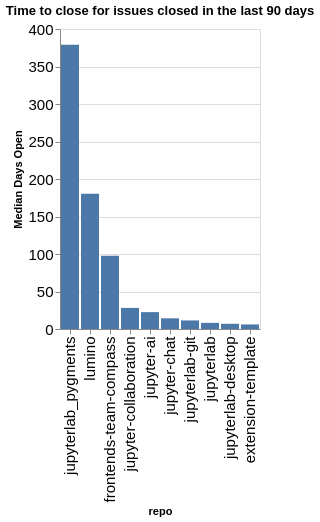

The notebook cell this image was saved under:
### Code cell
time_open = closed.groupby(['org', 'repo']).agg({'time_open': 'median'}).reset_index()
time_open['time_open'] = time_open['time_open'] / (60 * 60 * 24)
time_open['org/repo'] = time_open.apply(lambda a: a['org'] + '/' + a['repo'], axis=1)
sorted_vals = time_open.sort_values(['org', 'time_open'], ascending=False)['repo'].values
alt.Chart(data=time_open, title=f"Time to close for issues closed in the last {n_days} days").mark_bar().encode(
    x=alt.X('repo', sort=alt.Sort(sorted_vals.tolist())),
    y=alt.Y('time_open', title="Median Days Open"),
)

### Figure 1 — Vega-Lite specification as saved in the notebook (floating-point values rounded to 4 significant figures)
{"config": {"axisLeft": {"labelFontSize": 15}, "axisBottom": {"labelFontSize": 15}}, "data": {"name": "data-346d019cb2f70752014b2f65ed1969c4"}, "mark": {"type": "bar"}, "encoding": {"x": {"field": "repo", "sort": ["jupyterlab_pygments", "lumino", "frontends-team-compass", "jupyter-collaboration", "jupyter-ai", "jupyter-chat", "jupyterlab-git", "jupyterlab", "jupyterlab-desktop", "extension-template"], "type": "nominal"}, "y": {"field": "time_open", "title": "Median Days Open", "type": "quantitative"}}, "title": "Time to close for issues closed in the last 90 days", "$schema": "https://vega.github.io/schema/vega-lite/v5.20.1.json", "datasets": {"data-346d019cb2f70752014b2f65ed1969c4": [{"org": "jupyterlab", "repo": "extension-template", "time_open": 6.079, "org/repo": "jupyterlab/extension-template"}, {"org": "jupyterlab", "repo": "frontends-team-compass", "time_open": 97.81, "org/repo": "jupyterlab/frontends-team-compass"}, {"org": "jupyterlab", "repo": "jupyter-ai", "time_open": 22.5, "org/repo": "jupyterlab/jupyter-ai"}, {"org": "jupyterlab", "repo": "jupyter-chat", "time_open": 14.27, "org/repo": "jupyterlab/jupyter-chat"}, {"org": "jupyterlab", "repo": "jupyter-collaboration", "time_open": 28.1, "org/repo": "jupyterlab/jupyter-collaboration"}, {"org": "jupyterlab", "repo": "jupyterlab", "time_open": 8.182, "org/repo": "jupyterlab/jupyterlab"}, {"org": "jupyterlab", "repo": "jupyterlab-desktop", "time_open": 6.942, "org/repo": "jupyterlab/jupyterlab-desktop"}, {"org": "jupyterlab", "repo": "jupyterlab-git", "time_open": 11.42, "org/repo": "jupyterlab/jupyterlab-git"}, {"org": "jupyterlab", "repo": "jupyterlab_pygments", "time_open": 378.8, "org/repo": "jupyterlab/jupyterlab_pygments"}, {"org": "jupyterlab", "repo": "lumino", "time_open": 180.5, "org/repo": "jupyterlab/lumino"}]}}
